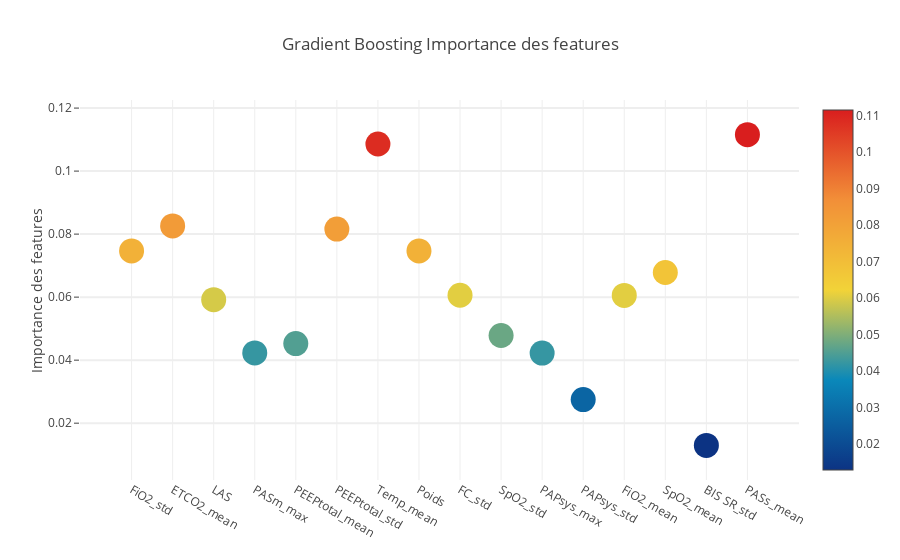

Notebook code for this chart:
### Code cell
trace = go.Scatter(
    y=feature_dataframe['Gradient Boost Importance des features'].values,
    x=feature_dataframe['features'].values,
    mode='markers',
    marker=dict(
        sizemode='diameter',
        sizeref=1,
        size=25,
        color=feature_dataframe['Gradient Boost Importance des features'].values,
        colorscale='Portland',
        showscale=True
    ),
    text=feature_dataframe['features'].values
)
data = [trace]

layout = go.Layout(
    autosize=True,
    title='Gradient Boosting Importance des features',
    hovermode='closest',
    yaxis=dict(
        title='Importance des features',
        ticklen=5,
        gridwidth=2
    ),
    showlegend=False
)
fig = go.Figure(data=data, layout=layout)
py.iplot(fig, filename='scatter2010')

### Figure 1 — Plotly figure (JSON) as saved in the notebook; plotly's stock layout.template omitted (floating-point values rounded to 4 significant figures)
{"data": [{"marker": {"color": [0.07467, 0.08261, 0.0592, 0.0423, 0.04528, 0.08159, 0.1086, 0.07468, 0.06061, 0.04784, 0.04224, 0.02748, 0.06055, 0.06783, 0.01296, 0.1116], "colorscale": "Portland", "showscale": true, "size": 25, "sizemode": "diameter", "sizeref": 1}, "mode": "markers", "text": ["FiO2_std", "ETCO2_mean", "LAS", "PASm_max", "PEEPtotal_mean", "PEEPtotal_std", "Temp_mean", "Poids", "FC_std", "SpO2_std", "PAPsys_max", "PAPsys_std", "FiO2_mean", "SpO2_mean", "BIS SR_std", "PASs_mean"], "type": "scatter", "uid": "35a47e53-c298-4156-b83b-949f1dec34c2", "x": ["FiO2_std", "ETCO2_mean", "LAS", "PASm_max", "PEEPtotal_mean", "PEEPtotal_std", "Temp_mean", "Poids", "FC_std", "SpO2_std", "PAPsys_max", "PAPsys_std", "FiO2_mean", "SpO2_mean", "BIS SR_std", "PASs_mean"], "y": [0.07467, 0.08261, 0.0592, 0.0423, 0.04528, 0.08159, 0.1086, 0.07468, 0.06061, 0.04784, 0.04224, 0.02748, 0.06055, 0.06783, 0.01296, 0.1116]}], "layout": {"autosize": true, "hovermode": "closest", "showlegend": false, "title": {"text": "Gradient Boosting Importance des features"}, "yaxis": {"gridwidth": 2, "ticklen": 5, "title": {"text": "Importance des features"}}}}
